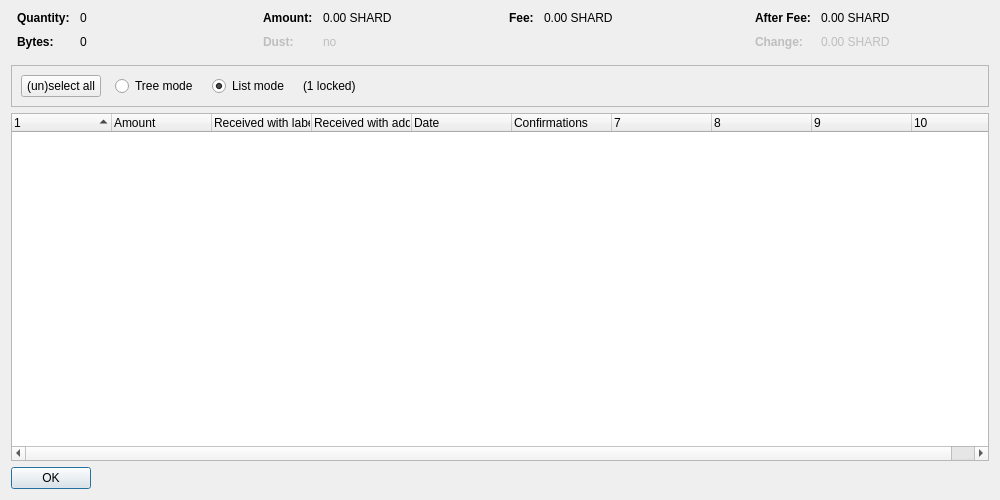
<?xml version="1.0" encoding="UTF-8"?>
<ui version="4.0">
 <class>CoinControlDialog</class>
 <widget class="QDialog" name="CoinControlDialog">
  <property name="geometry">
   <rect>
    <x>0</x>
    <y>0</y>
    <width>1000</width>
    <height>500</height>
   </rect>
  </property>
  <property name="windowTitle">
   <string>Coin Selection</string>
  </property>
  <layout class="QVBoxLayout" name="verticalLayout">
   <item>
    <layout class="QHBoxLayout" name="horizontalLayoutTop" stretch="0,0,0,0">
     <property name="topMargin">
      <number>0</number>
     </property>
     <property name="bottomMargin">
      <number>10</number>
     </property>
     <item>
      <layout class="QFormLayout" name="formLayoutCoinControl1">
       <property name="horizontalSpacing">
        <number>10</number>
       </property>
       <property name="verticalSpacing">
        <number>10</number>
       </property>
       <property name="leftMargin">
        <number>6</number>
       </property>
       <property name="rightMargin">
        <number>6</number>
       </property>
       <item row="0" column="0">
        <widget class="QLabel" name="labelCoinControlQuantityText">
         <property name="font">
          <font>
           <weight>75</weight>
           <bold>true</bold>
          </font>
         </property>
         <property name="text">
          <string>Quantity:</string>
         </property>
        </widget>
       </item>
       <item row="0" column="1">
        <widget class="QLabel" name="labelCoinControlQuantity">
         <property name="cursor">
          <cursorShape>IBeamCursor</cursorShape>
         </property>
         <property name="contextMenuPolicy">
          <enum>Qt::ActionsContextMenu</enum>
         </property>
         <property name="text">
          <string notr="true">0</string>
         </property>
         <property name="textInteractionFlags">
          <set>Qt::LinksAccessibleByMouse|Qt::TextSelectableByKeyboard|Qt::TextSelectableByMouse</set>
         </property>
        </widget>
       </item>
       <item row="1" column="0">
        <widget class="QLabel" name="labelCoinControlBytesText">
         <property name="font">
          <font>
           <weight>75</weight>
           <bold>true</bold>
          </font>
         </property>
         <property name="text">
          <string>Bytes:</string>
         </property>
        </widget>
       </item>
       <item row="1" column="1">
        <widget class="QLabel" name="labelCoinControlBytes">
         <property name="cursor">
          <cursorShape>IBeamCursor</cursorShape>
         </property>
         <property name="contextMenuPolicy">
          <enum>Qt::ActionsContextMenu</enum>
         </property>
         <property name="text">
          <string notr="true">0</string>
         </property>
         <property name="textInteractionFlags">
          <set>Qt::LinksAccessibleByMouse|Qt::TextSelectableByKeyboard|Qt::TextSelectableByMouse</set>
         </property>
        </widget>
       </item>
      </layout>
     </item>
     <item>
      <layout class="QFormLayout" name="formLayoutCoinControl2">
       <property name="horizontalSpacing">
        <number>10</number>
       </property>
       <property name="verticalSpacing">
        <number>10</number>
       </property>
       <property name="leftMargin">
        <number>6</number>
       </property>
       <property name="rightMargin">
        <number>6</number>
       </property>
       <item row="0" column="0">
        <widget class="QLabel" name="labelCoinControlAmountText">
         <property name="font">
          <font>
           <weight>75</weight>
           <bold>true</bold>
          </font>
         </property>
         <property name="text">
          <string>Amount:</string>
         </property>
        </widget>
       </item>
       <item row="0" column="1">
        <widget class="QLabel" name="labelCoinControlAmount">
         <property name="cursor">
          <cursorShape>IBeamCursor</cursorShape>
         </property>
         <property name="contextMenuPolicy">
          <enum>Qt::ActionsContextMenu</enum>
         </property>
         <property name="text">
          <string notr="true">0.00 SHARD</string>
         </property>
         <property name="textInteractionFlags">
          <set>Qt::LinksAccessibleByMouse|Qt::TextSelectableByKeyboard|Qt::TextSelectableByMouse</set>
         </property>
        </widget>
       </item>
       <item row="1" column="0">
        <widget class="QLabel" name="labelCoinControlLowOutputText">
         <property name="enabled">
          <bool>false</bool>
         </property>
         <property name="font">
          <font>
           <weight>75</weight>
           <bold>true</bold>
          </font>
         </property>
         <property name="text">
          <string>Dust:</string>
         </property>
        </widget>
       </item>
       <item row="1" column="1">
        <widget class="QLabel" name="labelCoinControlLowOutput">
         <property name="enabled">
          <bool>false</bool>
         </property>
         <property name="cursor">
          <cursorShape>IBeamCursor</cursorShape>
         </property>
         <property name="contextMenuPolicy">
          <enum>Qt::ActionsContextMenu</enum>
         </property>
         <property name="text">
          <string notr="true">no</string>
         </property>
         <property name="textInteractionFlags">
          <set>Qt::LinksAccessibleByMouse|Qt::TextSelectableByKeyboard|Qt::TextSelectableByMouse</set>
         </property>
        </widget>
       </item>
      </layout>
     </item>
     <item>
      <layout class="QFormLayout" name="formLayoutCoinControl3">
       <property name="horizontalSpacing">
        <number>10</number>
       </property>
       <property name="verticalSpacing">
        <number>10</number>
       </property>
       <property name="leftMargin">
        <number>6</number>
       </property>
       <property name="rightMargin">
        <number>6</number>
       </property>
       <item row="0" column="0">
        <widget class="QLabel" name="labelCoinControlFeeText">
         <property name="font">
          <font>
           <weight>75</weight>
           <bold>true</bold>
          </font>
         </property>
         <property name="text">
          <string>Fee:</string>
         </property>
        </widget>
       </item>
       <item row="0" column="1">
        <widget class="QLabel" name="labelCoinControlFee">
         <property name="cursor">
          <cursorShape>IBeamCursor</cursorShape>
         </property>
         <property name="contextMenuPolicy">
          <enum>Qt::ActionsContextMenu</enum>
         </property>
         <property name="text">
          <string notr="true">0.00 SHARD</string>
         </property>
         <property name="textInteractionFlags">
          <set>Qt::LinksAccessibleByMouse|Qt::TextSelectableByKeyboard|Qt::TextSelectableByMouse</set>
         </property>
        </widget>
       </item>
      </layout>
     </item>
     <item>
      <layout class="QFormLayout" name="formLayoutCoinControl4">
       <property name="horizontalSpacing">
        <number>10</number>
       </property>
       <property name="verticalSpacing">
        <number>10</number>
       </property>
       <property name="leftMargin">
        <number>6</number>
       </property>
       <property name="rightMargin">
        <number>6</number>
       </property>
       <item row="0" column="0">
        <widget class="QLabel" name="labelCoinControlAfterFeeText">
         <property name="font">
          <font>
           <weight>75</weight>
           <bold>true</bold>
          </font>
         </property>
         <property name="text">
          <string>After Fee:</string>
         </property>
        </widget>
       </item>
       <item row="0" column="1">
        <widget class="QLabel" name="labelCoinControlAfterFee">
         <property name="cursor">
          <cursorShape>IBeamCursor</cursorShape>
         </property>
         <property name="contextMenuPolicy">
          <enum>Qt::ActionsContextMenu</enum>
         </property>
         <property name="text">
          <string notr="true">0.00 SHARD</string>
         </property>
         <property name="textInteractionFlags">
          <set>Qt::LinksAccessibleByMouse|Qt::TextSelectableByKeyboard|Qt::TextSelectableByMouse</set>
         </property>
        </widget>
       </item>
       <item row="1" column="0">
        <widget class="QLabel" name="labelCoinControlChangeText">
         <property name="enabled">
          <bool>false</bool>
         </property>
         <property name="font">
          <font>
           <weight>75</weight>
           <bold>true</bold>
          </font>
         </property>
         <property name="text">
          <string>Change:</string>
         </property>
        </widget>
       </item>
       <item row="1" column="1">
        <widget class="QLabel" name="labelCoinControlChange">
         <property name="enabled">
          <bool>false</bool>
         </property>
         <property name="cursor">
          <cursorShape>IBeamCursor</cursorShape>
         </property>
         <property name="contextMenuPolicy">
          <enum>Qt::ActionsContextMenu</enum>
         </property>
         <property name="text">
          <string notr="true">0.00 SHARD</string>
         </property>
         <property name="textInteractionFlags">
          <set>Qt::LinksAccessibleByMouse|Qt::TextSelectableByKeyboard|Qt::TextSelectableByMouse</set>
         </property>
        </widget>
       </item>
      </layout>
     </item>
    </layout>
   </item>
   <item>
    <widget class="QFrame" name="frame">
     <property name="minimumSize">
      <size>
       <width>0</width>
       <height>40</height>
      </size>
     </property>
     <property name="frameShape">
      <enum>QFrame::StyledPanel</enum>
     </property>
     <property name="frameShadow">
      <enum>QFrame::Sunken</enum>
     </property>
     <layout class="QHBoxLayout" name="horizontalLayout">
      <item>
       <layout class="QHBoxLayout" name="horizontalLayoutPanel" stretch="0,0,0,0,0">
        <property name="spacing">
         <number>14</number>
        </property>
        <item>
         <widget class="QPushButton" name="pushButtonSelectAll">
          <property name="sizePolicy">
           <sizepolicy hsizetype="Maximum" vsizetype="Fixed">
            <horstretch>0</horstretch>
            <verstretch>0</verstretch>
           </sizepolicy>
          </property>
          <property name="text">
           <string>(un)select all</string>
          </property>
          <property name="autoDefault">
           <bool>false</bool>
          </property>
         </widget>
        </item>
        <item>
         <widget class="QRadioButton" name="radioTreeMode">
          <property name="sizePolicy">
           <sizepolicy hsizetype="Maximum" vsizetype="Fixed">
            <horstretch>0</horstretch>
            <verstretch>0</verstretch>
           </sizepolicy>
          </property>
          <property name="text">
           <string>Tree mode</string>
          </property>
         </widget>
        </item>
        <item>
         <widget class="QRadioButton" name="radioListMode">
          <property name="sizePolicy">
           <sizepolicy hsizetype="Maximum" vsizetype="Fixed">
            <horstretch>0</horstretch>
            <verstretch>0</verstretch>
           </sizepolicy>
          </property>
          <property name="text">
           <string>List mode</string>
          </property>
          <property name="checked">
           <bool>true</bool>
          </property>
         </widget>
        </item>
        <item>
         <widget class="QLabel" name="labelLocked">
          <property name="text">
           <string notr="true">(1 locked)</string>
          </property>
         </widget>
        </item>
        <item>
         <spacer name="horizontalSpacer">
          <property name="orientation">
           <enum>Qt::Horizontal</enum>
          </property>
          <property name="sizeHint" stdset="0">
           <size>
            <width>40</width>
            <height>20</height>
           </size>
          </property>
         </spacer>
        </item>
       </layout>
      </item>
     </layout>
    </widget>
   </item>
   <item>
    <widget class="CoinControlTreeWidget" name="treeWidget">
     <property name="contextMenuPolicy">
      <enum>Qt::CustomContextMenu</enum>
     </property>
     <property name="sortingEnabled">
      <bool>false</bool>
     </property>
     <property name="columnCount">
      <number>10</number>
     </property>
     <attribute name="headerShowSortIndicator" stdset="0">
      <bool>true</bool>
     </attribute>
     <attribute name="headerStretchLastSection">
      <bool>false</bool>
     </attribute>
     <column>
      <property name="text">
       <string/>
      </property>
     </column>
     <column>
      <property name="text">
       <string>Amount</string>
      </property>
     </column>
     <column>
      <property name="text">
       <string>Received with label</string>
      </property>
     </column>
     <column>
      <property name="text">
       <string>Received with address</string>
      </property>
     </column>
     <column>
      <property name="text">
       <string>Date</string>
      </property>
     </column>
     <column>
      <property name="text">
       <string>Confirmations</string>
      </property>
      <property name="toolTip">
       <string>Confirmed</string>
      </property>
     </column>
     <column>
      <property name="text">
       <string/>
      </property>
     </column>
     <column>
      <property name="text">
       <string/>
      </property>
     </column>
     <column>
      <property name="text">
       <string/>
      </property>
     </column>
     <column>
      <property name="text">
       <string/>
      </property>
     </column>
    </widget>
   </item>
   <item>
    <widget class="QDialogButtonBox" name="buttonBox">
     <property name="sizePolicy">
      <sizepolicy hsizetype="Maximum" vsizetype="Fixed">
       <horstretch>0</horstretch>
       <verstretch>0</verstretch>
      </sizepolicy>
     </property>
     <property name="orientation">
      <enum>Qt::Horizontal</enum>
     </property>
     <property name="standardButtons">
      <set>QDialogButtonBox::Ok</set>
     </property>
    </widget>
   </item>
  </layout>
 </widget>
 <customwidgets>
  <customwidget>
   <class>CoinControlTreeWidget</class>
   <extends>QTreeWidget</extends>
   <header>coincontroltreewidget.h</header>
  </customwidget>
 </customwidgets>
 <resources/>
 <connections/>
</ui>
